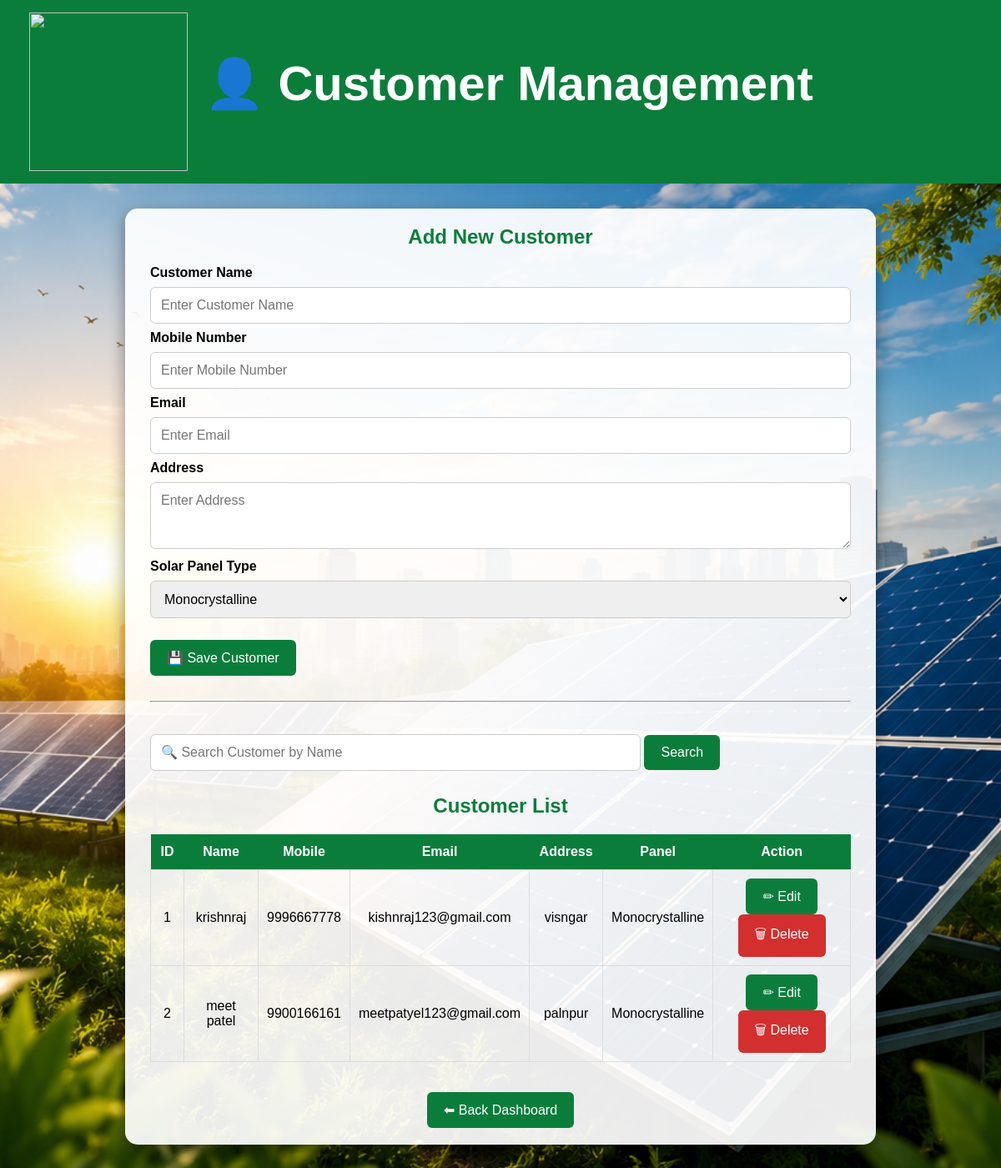
Before: /customer with the older database file.
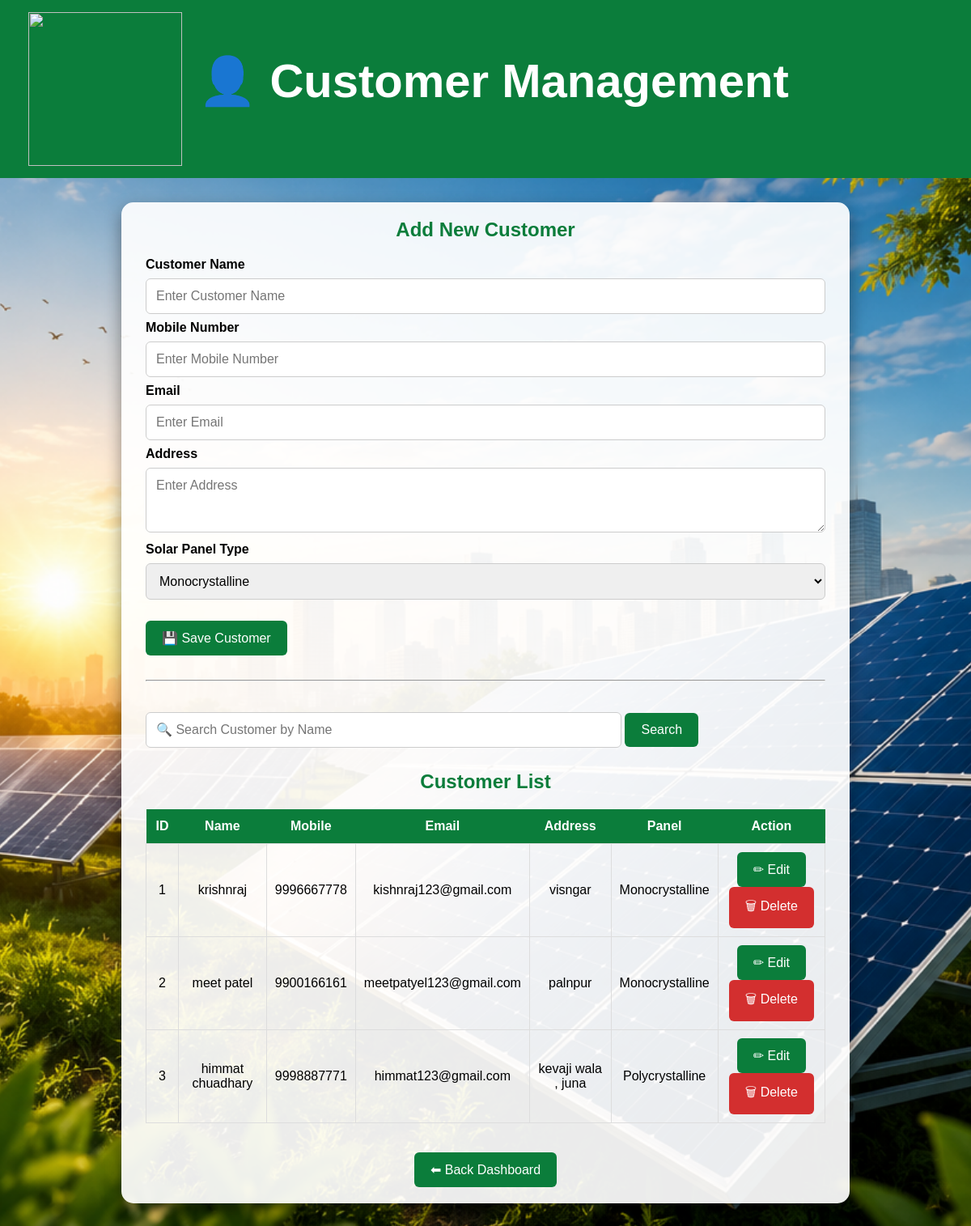
After: the same page with the newer database file.
### tables this page shows
CREATE TABLE customers(
id INTEGER PRIMARY KEY AUTOINCREMENT,
name TEXT,
mobile TEXT,
email TEXT,
address TEXT,
panel TEXT
);

### app.py (the view)
@app.route("/customer")
def customer():
    search = request.args.get("search")
    c = connect_db()
    cur = c.cursor()
    if search:
        cur.execute(
            "SELECT * FROM customers WHERE name LIKE ?",
            ('%' + search + '%',)
        )
    else:
        cur.execute("SELECT * FROM customers")
    d = cur.fetchall()
    c.close()
    return render_template("customer.html", customers=d)

### app.py (called while the page is built)
def connect_db():
    return sqlite3.connect("solar.db")

### templates/customer.html (shortened to what this page needs)
<!DOCTYPE html>
<html>
<head>
    <link rel="stylesheet" href="{{ url_for('static', filename='style.css') }}">
</head>
<body>
<header class="header">
    <div class="header-left">
        <img src="{{ url_for('static', filename='images/logo.png') }}" class="logo">
        <h1>👤 Customer Management</h1>
    </div>
</header>
<div class="container">
<h2>Add New Customer</h2>
<form action="/add_customer" method="POST">
<label><b>Customer Name</b></label>
<input type="text" name="name" placeholder="Enter Customer Name" required>
<label><b>Mobile Number</b></label>
<input type="text" name="mobile" placeholder="Enter Mobile Number" required>
<label><b>Email</b></label>
<input type="email" name="email" placeholder="Enter Email" required>
<label><b>Address</b></label>
<textarea name="address" rows="3" placeholder="Enter Address"></textarea>
<label><b>Solar Panel Type</b></label>
<select name="panel">
    <option>Monocrystalline</option>
</select>
<br><br>
<button type="submit">💾 Save Customer</button>
</form>
<hr style="margin:30px 0;">
<form method="GET" action="/customer" style="margin-bottom:20px;">
<input
    type="text"
    name="search"
    placeholder="🔍 Search Customer by Name"
    style="width:70%;">
<button type="submit">Search</button>
</form>
<h2>Customer List</h2>
<table>
<tr>
    <th>ID</th>
    <th>Name</th>
    <th>Mobile</th>
    <th>Email</th>
    <th>Address</th>
    <th>Panel</th>
    <th>Action</th>
</tr>
{% for c in customers %}
<tr>
<td>{{ c[0] }}</td>
<td>{{ c[1] }}</td>
<td>{{ c[2] }}</td>
<td>{{ c[3] }}</td>
<td>{{ c[4] }}</td>
<td>{{ c[5] }}</td>
<td>
<a href="/edit_customer/{{ c[0] }}">
    <button type="button">✏ Edit</button>
</a>
<a href="/delete_customer/{{ c[0] }}"
   onclick="return confirm('Delete this customer?')">
    <button type="button" class="logout">🗑 Delete</button>
</a>
</td>
</tr>
{% endfor %}
</table>
<br><br>
<center>
<a href="/dashboard">
    <button type="button">⬅ Back Dashboard</button>
</a>
</center>
</div>
</body>
</html>

Changed rows visible on the page:
added customers: id "3", name "himmat chuadhary", mobile "9998887771", email "himmat123@gmail.com", address "kevaji wala , juna", panel "Polycrystalline"
